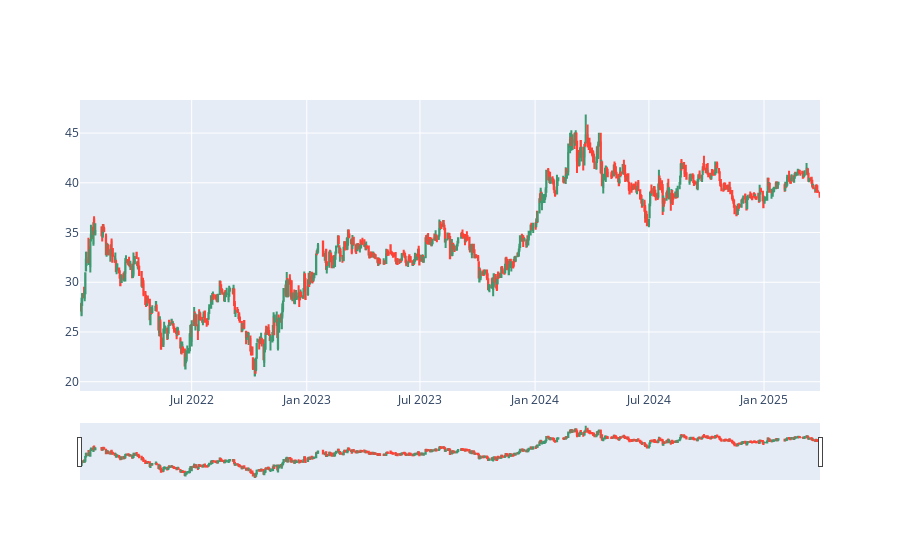

The notebook cell this image was saved under:
### Markdown cell above
### BIDV

### Code cell
visualize_trade_each_bank("BIDV")

### Figure 1 — Plotly figure (JSON) as saved in the notebook; plotly's stock layout.template omitted (floating-point values rounded to 4 significant figures; data arrays with more than 128 entries replaced by an {"elided": "..."} marker saying what was removed)
{"data": [{"close": {"elided": "806 float values"}, "high": {"elided": "806 float values"}, "low": {"elided": "806 float values"}, "open": {"elided": "806 float values"}, "type": "candlestick", "x": {"elided": "806 str values"}}], "layout": {}}
